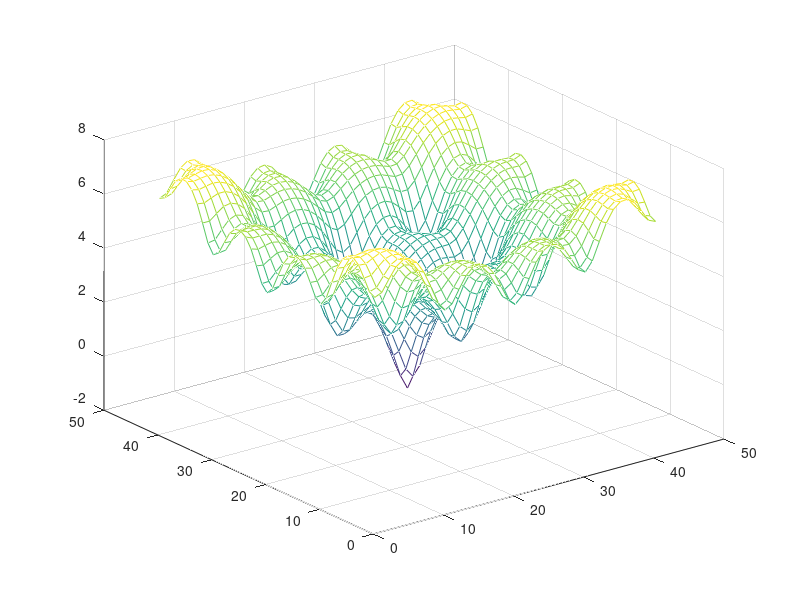

Write the MATLAB code that produced this figure. (Note: this script raises an error after producing the figure.)
[x1,x2] = meshgrid(-2.0:0.1:2.0);
Z =20 + exp(1) - 20 * exp(-0.2*((1/2)*(x1.^2 + x2.^2)).^0.5)-exp((1/2)*(cos(2*pi*x1)+cos(2*pi*x2)));;
mesh(Z)

x =  fminbnd(@fun2,-30.0,30.0)
y = fun2(x)